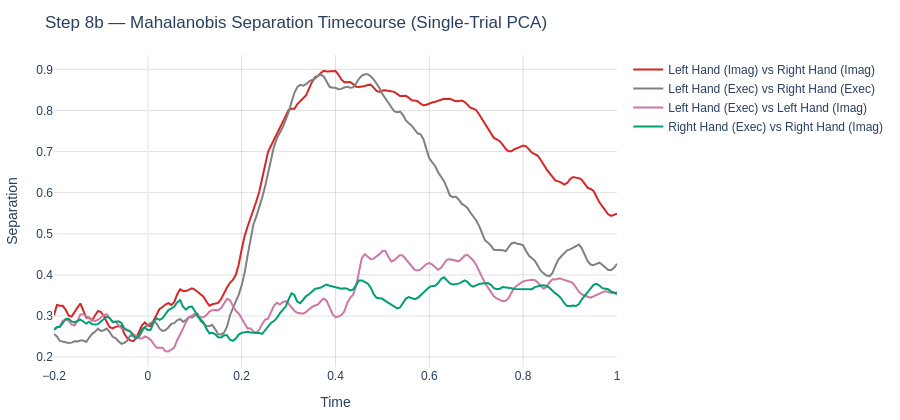

The notebook cell saved with this chart:
### Code cell
# ==============================================================================
# Step 8b: Interactive Mahalanobis Separation Timecourse (Single-Trial)
# ==============================================================================
fig_mah_trials = plot_trajectory_separation(
    separation=format_pair_keys(sep_timecourses_trials["mahalanobis"], LABEL_NAMES, exclude_pairs=exclude_pairs),
    times=time_axis,
    title='Step 8b — Mahalanobis Separation Timecourse (Single-Trial PCA)',
    color_map=pair_color_map,
    smooth_window=10  
)
fig_mah_trials.show()

### Figure 1 — Plotly figure (JSON) as saved in the notebook; plotly's stock layout.template omitted (floating-point values rounded to 4 significant figures; data arrays with more than 128 entries replaced by an {"elided": "..."} marker saying what was removed)
{"data": [{"line": {"color": "#d62728"}, "mode": "lines", "name": "Left Hand (Imag) vs Right Hand (Imag)", "type": "scatter", "x": {"elided": "193 float values"}, "y": {"elided": "193 float values"}}, {"line": {"color": "gray"}, "mode": "lines", "name": "Left Hand (Exec) vs Right Hand (Exec)", "type": "scatter", "x": {"elided": "193 float values"}, "y": {"elided": "193 float values"}}, {"line": {"color": "#CC79A7"}, "mode": "lines", "name": "Left Hand (Exec) vs Left Hand (Imag)", "type": "scatter", "x": {"elided": "193 float values"}, "y": {"elided": "193 float values"}}, {"line": {"color": "#009E73"}, "mode": "lines", "name": "Right Hand (Exec) vs Right Hand (Imag)", "type": "scatter", "x": {"elided": "193 float values"}, "y": {"elided": "193 float values"}}], "layout": {"height": 420, "margin": {"b": 50, "l": 50, "r": 40, "t": 55}, "title": {"text": "Step 8b — Mahalanobis Separation Timecourse (Single-Trial PCA)"}, "xaxis": {"title": {"text": "Time"}}, "yaxis": {"title": {"text": "Separation"}}}}
